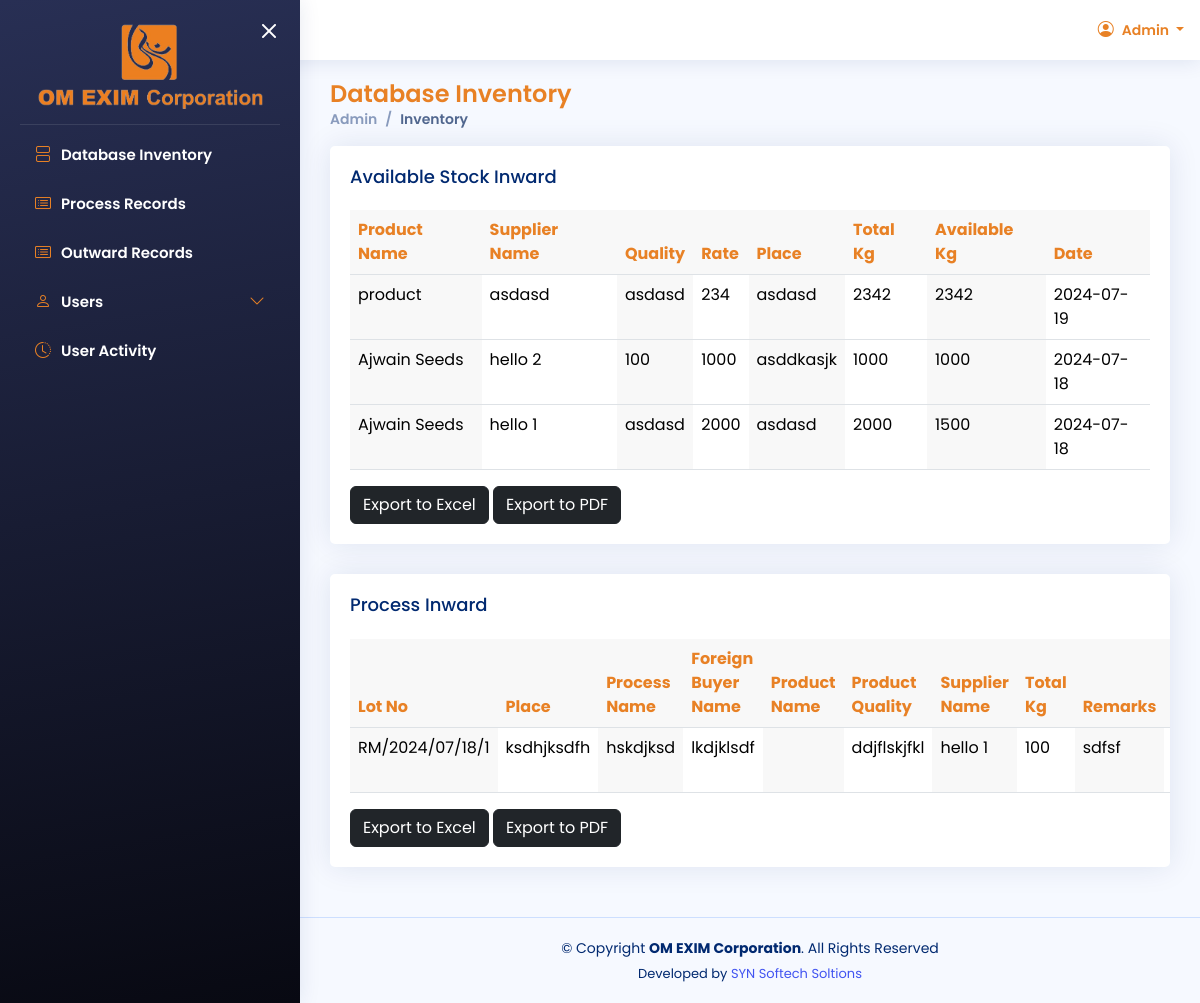
The app's page /admin/inventory-show.php (signed in) with its own data.
### tables this page shows
CREATE TABLE IF NOT EXISTS `inward_master_v2` (
  `id` int(11) NOT NULL AUTO_INCREMENT,
  `place` text,
  `supplier_name` text,
  `product_name` text,
  `quality` text,
  `bags` text,
  `total_kg` text,
  `main_kg` text,
  `rate` text,
  `om_exim_weighbridge_weight` text,
  `other_weighbridge_weight` text,
  `weight_as_per_average_bag_weight` text,
  `bill_weight` text,
  `weight_supervisor_name` text,
  `quality_supervisor_name` text,
  `remarks` text,
  `date` text,
  `vehicle_no` text NOT NULL,
  `container_no` text NOT NULL,
  `lot_no` text,
  PRIMARY KEY (`id`)
);

CREATE TABLE IF NOT EXISTS `process_master` (
  `id` int(11) NOT NULL AUTO_INCREMENT,
  `place` text,
  `process_name` text,
  `foreign_buyer_name` text,
  `product_name` text,
  `weight_quality` text,
  `total_kg` text,
  `remarks` text,
  `date` text,
  `supplier_name` text,
  `lot_no` text,
  PRIMARY KEY (`id`)
);

### admin/inventory-show.php (the view, shortened to what this page needs)
<!DOCTYPE html>
<html lang="en">
<head>
  <?php
    include("config/head-data.php");
  ?>
</head>
<body>
<?php
include("layout/header.php");
include("layout/aside.php");
?>
  <main id="main" class="main">
  <div class="pagetitle">
        <h1>Database Inventory</h1>
        <nav>
        <ol class="breadcrumb">
          <li class="breadcrumb-item">Admin</li>
          <li class="breadcrumb-item active">Inventory</li>
        </ol>
      </nav>
    </div>
    <section class="section">
        <div class="row">
            <div class="col-lg-12">
                <div class="card">
                    <div class="card-body overflow-x-scroll">
                        <h5 class="card-title">Available Stock Inward</h5>
                        <table id="availableStockTable" class="table datatable">
                            <thead>
                              <tr>
                              <th>Product Name</th>
                              <th>Supplier Name</th>
                              <th>Quality</th>
                              <th>Rate</th>
                              <th>Place</th>
                              <th>Total Kg</th>
                              <th>Available Kg</th>
                              <th>Date</th>
                              </tr>
                            </thead>
                            <tbody>
                                    <?php
                                        $sql2 = "SELECT * FROM inward_master_v2";
                                        $result = $conn->query($sql2);
                                        $data = array();
                                        while ($row = $result->fetch_assoc()) {
                                            $data[] = $row;
                                        }
                                        foreach ($data as $row) {
                                    ?>
                                        <tr>
                                            <td><?php echo $row["product_name"] ?></td>
                                            <td><?php echo $row["supplier_name"] ?></td>
                                            <td><?php echo $row["quality"] ?></td>
                                            <td><?php echo $row["rate"] ?></td>
                                            <td><?php echo $row["place"] ?></td>
                                            <td><?php echo $row["main_kg"] ?></td>
                                            <td><?php echo $row["total_kg"] ?></td>
                                            <td><?php echo $row["date"] ?></td>
                                        </tr>
                                        <?php
                                    }
                                  ?>
                        </table>
                        <button id="exportAvailableInventoryExcel" class="btn btn-dark"> Export to Excel</button>
                        <button id="exportAvailableInventoryPDF" class="btn btn-dark"> Export to PDF</button>
                    </div>
                </div>
            </div>
        </div>
    </section>
    <section class="section">
        <div class="row">
            <div class="col-lg-12">
                <div class="card">
                    <div class="card-body overflow-x-scroll">
                        <h5 class="card-title">Process Inward</h5>
                        <table id="processInwardTable" class="table datatable">
                            <thead>
                              <tr>
                                <th>Lot No</th>
                                <th>Place</th>
                                <th>Process Name</th>
                                <th>Foreign Buyer Name</th>
                                <th>Product Name</th>
                                <th>Product Quality</th>
                                <th>Supplier Name</th>
                                <th>Total Kg</th>
                                <th>Remarks</th>
                                <th>Date</th>
                              </tr>
                            </thead>
                            <tbody>
                                    <?php
                                        $sql2 = "SELECT * FROM process_master";
                                        $result = $conn->query($sql2);
                                        $data = array();
                                        while ($row = $result->fetch_assoc()) {
                                            $data[] = $row;
                                        }
                                        foreach ($data as $row) {
                                    ?>
                                        <tr>
                                            <td><?php echo $row["lot_no"] ?></td>
                                            <td><?php echo $row["place"] ?></td>
                                            <td><?php echo $row["process_name"] ?></td>
                                            <td><?php echo $row["foreign_buyer_name"] ?></td>
                                            <td><?php echo $row["product_name"] ?></td>
                                            <td><?php echo $row["weight_quality"] ?></td>
                                            <td><?php echo $row["supplier_name"] ?></td>
                                            <td><?php echo $row["total_kg"] ?></td>
                                            <td><?php echo $row["remarks"] ?></td>
                                            <td><?php echo $row["date"] ?></td>
                                        </tr>
                                        <?php
                                    }
                                  ?>
                        </table>
                        <button id="exportProcessInwardExcel" class="btn btn-dark"> Export to Excel</button>
                        <button id="exportProcessInwardPDF" class="btn btn-dark"> Export to PDF</button>
                    </div>
                </div>
            </div>
        </div>
    </section>
  </main>
<?php
  include("layout/footer.php");
?>
</body>
</html>

### assets/css/style.css (style rules this page uses)
.datatable th { color:#e88125 !important; background-color: rgb(220,220,220, 0.2) !important; }
.datatable td:nth-child(odd) { background-color: rgb(220,220,220, 0.2) !important; }
:root { scroll-behavior: smooth; }
body { font-family: "Open Sans", sans-serif; background: #f6f9ff; color: #444444; }
h1, h2, h3, h4, h5, h6 { font-family: "Nunito", sans-serif; }
#main { margin-top: 60px; padding: 20px 30px; transition: all 0.3s; }
.pagetitle { margin-bottom: 10px; }
.pagetitle h1 { font-size: 24px; margin-bottom: 0; font-weight: 600; color: #012970; }
.card { margin-bottom: 30px; border: none; border-radius: 5px; box-shadow: 0px 0 30px rgba(1, 41, 112, 0.1); }
.card-title { padding: 20px 0 15px 0; font-size: 18px; font-weight: 500; color: #012970; font-family: "Poppins", sans-serif; }
.card-body { padding: 0 20px 20px 20px; }
.breadcrumb { font-size: 14px; font-family: "Nunito", sans-serif; color: #899bbd; font-weight: 600; }
.breadcrumb .breadcrumb-item::before { color: #899bbd; }
.breadcrumb .active { color: #51678f; font-weight: 600; }
@media (min-width: 1200px) { #main, #footer { margin-left: 300px; } }

### assets/css/custome.css (style rules this page uses)
* { margin: 0;padding: 0;box-sizing: border-box; font-family: "Poppins", sans-serif !important; }
.pagetitle h1 { color: #e88125 !important; }

### records on screen
inward_master_v2: product_name "product", supplier_name "asdasd", quality "asdasd", rate "234", place "asdasd", main_kg "2342", total_kg "2342", date "2024-07-19"
inward_master_v2: product_name "Ajwain Seeds", supplier_name "hello 2", quality "100", rate "1000", place "asddkasjk", main_kg "1000", total_kg "1000", date "2024-07-18"
inward_master_v2: product_name "Ajwain Seeds", supplier_name "hello 1", quality "asdasd", rate "2000", place "asdasd", main_kg "2000", total_kg "1500", date "2024-07-18"
process_master: lot_no "RM/2024/07/18/1", place "ksdhjksdfh", process_name "hskdjksd", foreign_buyer_name "lkdjklsdf", weight_quality "ddjflskjfkl", supplier_name "hello 1", total_kg "100", remarks "sdfsf"
